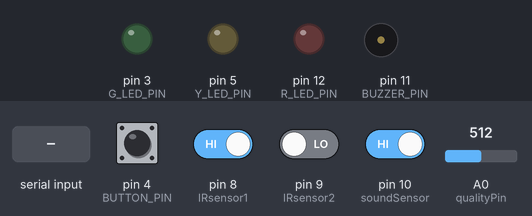
Simulated run of this sketch. Board: Arduino Uno, built with avr-gcc and run on an emulated ATmega328P. On the bench: output pins drawn as LEDs (lit = HIGH), buzzer (waves = sounding). Dashed ring = blinking. Inputs (shaded band) come from the test bench; at power-on: pin 4 (BUTTON_PIN), pin 8 (IRsensor1), pin 10 (soundSensor) HIGH, pin 9 (IRsensor2) LOW, A0 (qualityPin) = 512.

Above: at 1.2 s.
1.3 s: "O" received over Serial
At 1.55 s:
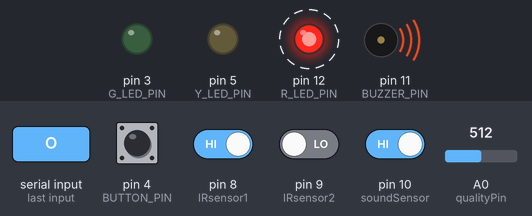
4.3 s: pin 4 (BUTTON_PIN) pulled LOW for 0.15 s
At 4.55 s:
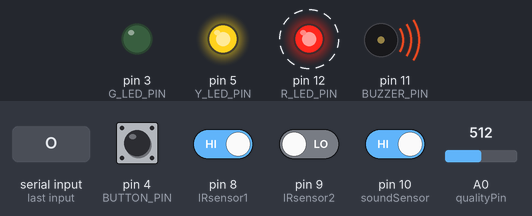
7.3 s: "P" received over Serial
At 7.7 s:
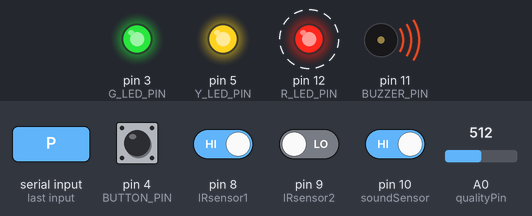
10.3 s: pin 4 (BUTTON_PIN) pulled LOW for 1 s
At 10.55 s:
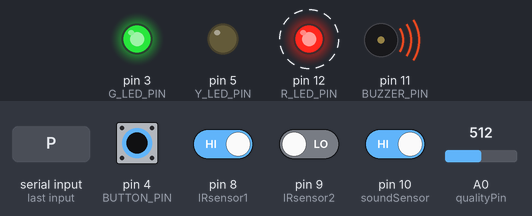
Timing chart, 0 to 14.3 s (numbered marks = the images above; inputs shaded):
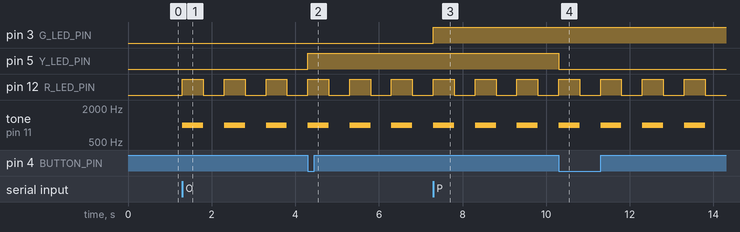

The sketch:

arduino_project.ino
```cpp
#include "DHT.h"
#include <math.h>
#include "MQ135.h"

#define DHTPIN 6
#define DHTTYPE DHT11

DHT dht(DHTPIN, DHTTYPE);

//handle time
unsigned long timestamp;
unsigned long millisCurrent;
unsigned long millisLast = 0;

//button on pin 4
//led on pin 12
const int BUTTON_PIN = 4;
const int BUZZER_PIN = 11;
const int Y_LED_PIN    = 5;
const int R_LED_PIN    = 12;
const int G_LED_PIN    = 3;
const int soundSensor = 10;

int lightSensorPin = A4;
int qualityPin = A0;

//variables
int y_ledState = LOW;
int r_ledState = LOW;
int g_ledState = LOW;
int buzzerState = LOW;
int lastButtonState;
int currentButtonState;

int lightData = 0;
int qualityData;
float humidity;
float temperature;

//for sound sensor
unsigned long count = 0;
unsigned long sumSound = 0;
int averageSound;
const int SAMPLE_TIME = 100;
int sampleBufferValue = 0;

//for people counter
const int IRsensor1 = 8;
const int IRsensor2 = 9;
String sequence = "";
int currentPeople = 0;
int timeoutCounter = 0;

bool alarmActive = false;
bool stateAlarm = false;
unsigned long alarmPreviousMillis = 0;
const long alarmInterval = 500; // tempo ON/OFF in ms

void setup() {
  // put your setup code here, to run once:
  Serial.begin(9600);

  timestamp = millis();

  pinMode(BUTTON_PIN, INPUT);
  pinMode(lightSensorPin, INPUT);
  pinMode(qualityPin, INPUT);
  pinMode(soundSensor, INPUT);
  pinMode(IRsensor1, INPUT);
  pinMode(IRsensor2, INPUT);
  pinMode(BUZZER_PIN, OUTPUT);
  pinMode(R_LED_PIN,OUTPUT);
  pinMode(Y_LED_PIN,OUTPUT);
  pinMode(G_LED_PIN, OUTPUT);
  dht.begin();

  currentButtonState = digitalRead(BUTTON_PIN);
}

void loop() {
  // put your main code here, to run repeatedly:
  millisCurrent = millis();

  lastButtonState = currentButtonState;
  currentButtonState = digitalRead(BUTTON_PIN);

  if(lastButtonState == HIGH && currentButtonState == LOW) {

    y_ledState = !y_ledState;

    digitalWrite(Y_LED_PIN, y_ledState);
  }


  if (Serial.available()) {
    int data = Serial.read();

    if (data == 'F') {
      r_ledState = LOW;
      buzzerState = LOW;
      alarmActive = false;  // turn off alarm mode
    }

    if (data == 'O') {
      alarmActive = true;  // activate intermittent alarm mode
    }

    // If it is not in alarm mode, set the pins normally
    if (!alarmActive) {
      digitalWrite(R_LED_PIN, r_ledState);
      noTone(BUZZER_PIN);
    }

    if(data == 'L'){
      digitalWrite(Y_LED_PIN, LOW);
    }
    if(data == 'H'){
      digitalWrite(Y_LED_PIN, HIGH);
    }

    if(data == 'P'){
      digitalWrite(G_LED_PIN, HIGH);
    }
    if(data == 'S'){
      digitalWrite(G_LED_PIN, LOW);
      r_ledState = LOW;
      buzzerState = LOW;
      alarmActive = false;  // turn off alarm mode
    }
  }


  //for sound in a room
  if(digitalRead(soundSensor) == LOW) {
    sampleBufferValue++;
  }

  qualityData = analogRead(qualityPin);

  if(millisCurrent - millisLast > SAMPLE_TIME){
    sumSound += sampleBufferValue;
    count = count + 1;
    sampleBufferValue = 0;
    millisLast = millisCurrent;
  }

  //for bidirectional counter
  if(!digitalRead(IRsensor1)){
    sequence += "1";
  }else if(!digitalRead(IRsensor2)){
    sequence += "2";
  }

  if(sequence.equals("12")){
    currentPeople++;
    sequence="";
    delay(100);
  }else if(sequence.equals("21") && currentPeople > 0){
    currentPeople--;
    sequence="";
    delay(100);
  }

  if(sequence.length() > 2 || sequence.equals("11") || sequence.equals("22") || timeoutCounter > 200){
    sequence="";
  }

  if(sequence.length() == 1){ //
    timeoutCounter++;
  }else{
    timeoutCounter=0;
  }

  if (alarmActive) {
    unsigned long currentMillis = millis();
    if (currentMillis - alarmPreviousMillis >= alarmInterval) {
      alarmPreviousMillis = currentMillis;
      stateAlarm = !stateAlarm;

      if (stateAlarm) {
        tone(BUZZER_PIN, 1000);
        digitalWrite(R_LED_PIN, HIGH);
      } else {
        noTone(BUZZER_PIN);
        digitalWrite(R_LED_PIN, LOW);
      }
    }
  }


  //write data on server
  unsigned char dataLight;
  if (millis() - timestamp > 60000){
    // light in a room
    if(y_ledState == LOW) {
      dataLight = 0 & 0x00FF;
    }
    else{
      dataLight = 1 & 0x00FF;
    }

    lightData = analogRead(lightSensorPin);
    humidity = dht.readHumidity();
    temperature = dht.readTemperature();

    averageSound = sumSound / count;
    if(averageSound == 0){
      averageSound = 1;
    }

    /*Serial.print("--------------------------------- ");
    Serial.print(sumSound);
    Serial.print(" - ");
    Serial.print(count);
    Serial.print(" : ");
    Serial.println(averageSound);*/

    // data packet
    // FF  nPacchetti  dato1 FE
    /*Serial.write(0xFF);

    Serial.write(0x07);

    Serial.write(dataLight);
    Serial.write((char)(map(lightData, 0, 1023, 0, 253)));
    Serial.write((char)(map(qualityData, 0, 1023, 0, 253)));
    Serial.write((char)(map(round(temperature), 0, 1023, 0, 253)));
    Serial.write((char)(map(round(humidity), 0, 1023, 0, 253)));
    Serial.write((char)(map(averageSound, 0, 1023, 0, 253)));
    Serial.write((char)(map(currentPeople, 0, 1023, 0, 253)));

    Serial.write(0xFE);*/

    Serial.print("{ 'bridge_name': ");
    Serial.print("'casa_tua'");
    Serial.print(", 'room_name': ");
    Serial.print("'simB'");
    Serial.print(", 'temperature': ");
    Serial.print(round(temperature));
    //Serial.print(40);
    Serial.print(", 'humidity': ");
    Serial.print(round(humidity));
    Serial.print(", 'light': ");
    Serial.print(lightData); //light sensor
    Serial.print(", 'co2': ");
    Serial.print(qualityData);
    Serial.print(", 'sound': ");
    Serial.print(averageSound);
    //Serial.print(20);
    Serial.print(", 'people': ");
    Serial.print(currentPeople);
    Serial.print(", 'room_size': ");
    Serial.print(4);
    Serial.print(", 'latitudine': ");
    Serial.print(44.6568);
    Serial.print(", 'longitudine': ");
    Serial.print(10.9202);
    Serial.print(", 'price': ");
    Serial.print(0);
    Serial.print(", 'type': ");
    Serial.print("'studio'");
    /*Serial.print(", 'Light': "); //artificial light (0/1)
    Serial.print(dataLight);*/

    Serial.println("}");

    timestamp = millis();
    count = 0;
    sumSound = 0;
  }
}
```

Measured:
- after the input at 1.3 s, pin 12 (R_LED_PIN): alternates HIGH for 0.50 s and LOW for 0.50 s, starting at once; tone on pin 11 (BUZZER_PIN): alternates 1000 Hz for 0.50 s and silent for 0.50 s, starting at once
- after the input at 4.3 s, pin 5 (Y_LED_PIN): LOW → HIGH at once
- after the input at 7.3 s, pin 3 (G_LED_PIN): LOW → HIGH at once
- after the input at 10.3 s, pin 5 (Y_LED_PIN): HIGH → LOW at once
